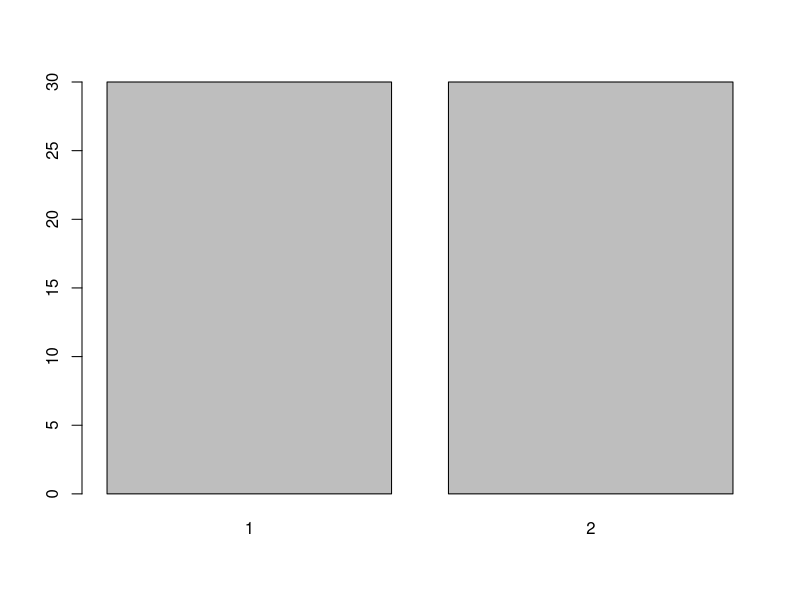

Write R code to recreate this figure.
## 1.import

# https://r4ds.had.co.nz/tibbles.html

#######################################################
# tidyverse: ggplot2, purrr, tibble,  dplyr,          #
#            tidyr, stringr, readr, forcats           #
#######################################################

# p.43 설명

# install.packages("tidyverse") 
library(tidyverse)

# 01.내장 데이터 불러오기
# iris 데이터(내장 데이터)
# df로 저장되어 있음 
iris
view(iris)
str(iris)

# 행과 열 변수 호출
iris$Sepal.Length   # 데이터명$변수명
iris[5:10,1:3]      # [행번호, 열번호]

# 02.tibble형태로 변환
iris <- as_tibble(iris)

# 데이터 확인하기
glimpse(iris)
str(iris)

# 결과삭제
# 파일명 저장
# p.59 pipe 설명하기

# 출력 갯수 조정하기
iris %>%
  print(n=10, width=Inf)

# 행과 열 변수 호출
iris %>%
  .$Sepal.Length

iris %>%
  .[5:10,1:3]


# df로 변환
iris_df <- as.data.frame(iris)
str(iris_df)

# 03.외부 데이터 불러오기
# 참고자료로만 확인
# 기존 df 방식으로 불러오기
ist_df <- read.csv('./data/ist_num.csv', 
                   header = TRUE,
                   na.strings=".")

tb <- table(ist_df$t_group)
tb
barplot(tb)

ist_df$t_group <- factor(ist_df$t_group,
                         levels = c(1,2),
                         labels = c("A자동차","B자동차"))

# tible 형식으로 불러오기
# 숫자일 경우에는 숫자 -> factor로 처리
ist_n_tb <- read_csv('./data/ist_num.csv', 
                     col_names = TRUE,
                     na=".") # csv 데이터 읽어오기
str(ist_n_tb)

# 방법1
ist_n_tb <- ist_n_tb %>%
  mutate(t_group = factor(t_group, 
                          levels = c(1,2),
                          labels = c("A자동차",
                                     "B자동차")))
str(ist_n_tb)

# 방법2
ist_n_tb <- read_csv('./data/ist_num.csv', 
                     col_names = TRUE,
                     na=".") # csv 데이터 읽어오기
ist_n_tb$t_group <- ist_n_tb$t_group %>%
  factor() %>%
  recode("1" = "A자동차",
         "2" = "B자동차")
str(ist_n_tb)


# 한글 인코딩으로 처리하여 한글 불러오기
ist_f_tb <- read_csv('./data/ist_chr.csv', 
                     col_names = TRUE,
                     locale=locale('ko', encoding='euc-kr'),
                     na=".") %>% # csv 데이터 읽어오기
  mutate_if(is.character, as.factor)
str(ist_f_tb)




# 04.저장하기
write_csv(ist_f_tb, "./data/ist_df.csv")































